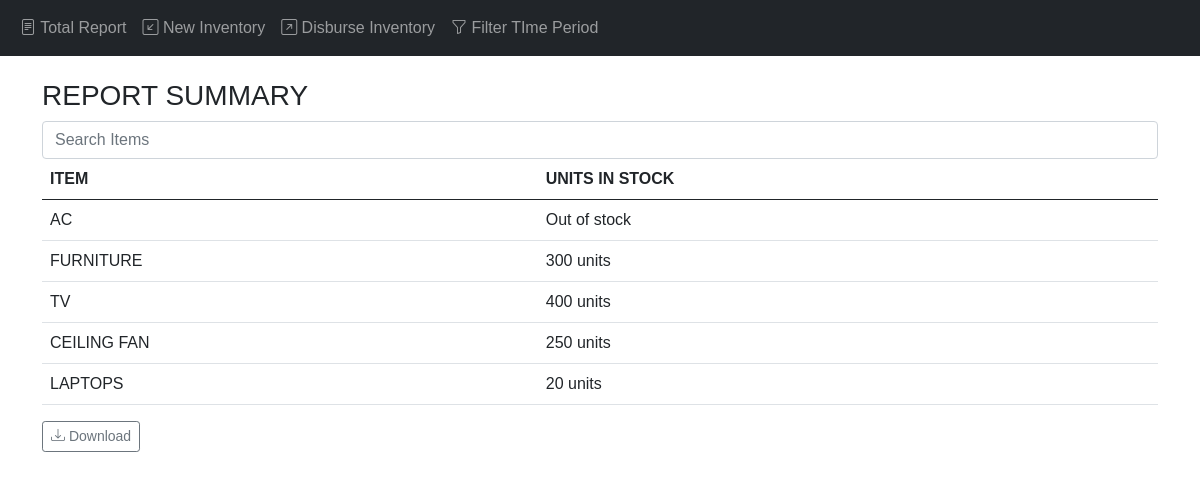
The page /report/summary/full on the database its author committed.
### app/models.py (models this page shows, shortened)
class InStock(db.Model):
    __tablename__ = 'in_stock'
    id = db.Column(db.Integer, primary_key=True)
    item = db.Column(db.String(20), nullable=False)
    units = db.Column(db.Integer, nullable=False)

### app/main/views.py (the view)
@main.route('/report/summary/full', methods=['GET','POST'])
def report_summary_full():
    instock = InStock.query.all()
    return render_template('full_report_summary.html', instock=instock)

### app/templates/full_report_summary.html
{% extends 'base.html' %}
{% block page_content %}
<br>
<div class="container">
    <h3>REPORT SUMMARY</h3>
    <input type="text" placeholder="Search Items" class="form-control search_item" onkeyup="myFunc()">
    <table class="table myTable">
      <thead>
        <tr>
          <th>ITEM</th>
          <th>UNITS IN STOCK</th>
        </tr>
      </thead>
      <tbody>
        {% for stock in instock %}
        <tr>
            <td>{{ stock.item }}</td>
            <td>
                {% if stock.units == 0 %}
                    Out of stock
                {% elif stock.units == 1 %}
                    {{ stock.units }} unit
                {% else %}
                    {{ stock.units }} units
                {% endif %}
            </td>
          </tr>
        {% endfor %}
      </tbody>
    </table>
    <a class="btn btn-outline-secondary btn-sm mb-5" href="{{ url_for('main.download', process='report', filter=0) }}">
      <i class="bi bi-download"></i>
      Download
    </a>
  </div>
{% endblock %}

### app/static/styles.css (style rules this page uses)
body { font-family: Arial, Helvetica, sans-serif; }

### rows shown on the page
InStock: item "AC", units "Out of stock"
InStock: item "FURNITURE", units "300"
InStock: item "TV", units "400"
InStock: item "CEILING FAN", units "250"
InStock: item "LAPTOPS", units "20"
